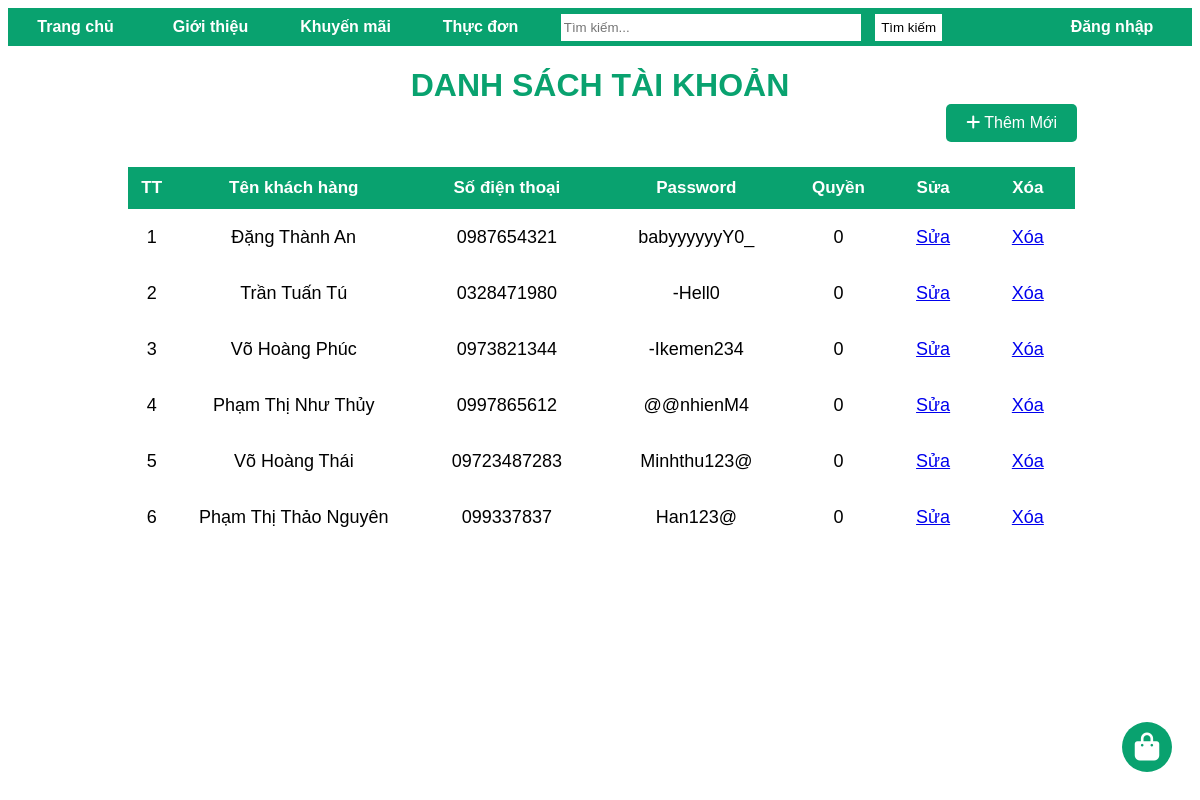
Screenshot of /page/danhsachtaikhoan.php with the database file from the repository.
### tables this page shows
CREATE TABLE `khachhang` (
  `makh` int(11) NOT NULL,
  `tenkh` varchar(40) NOT NULL,
  `diachi` varchar(40) NOT NULL,
  `sdt` varchar(20) NOT NULL
);

CREATE TABLE `taikhoan` (
  `sdt` varchar(20) NOT NULL,
  `pass` varchar(20) NOT NULL,
  `quyen` int(5) NOT NULL
);

### page/danhsachtaikhoan.php (the view, shortened to what this page needs)
<?php
    include "homechinh.php";
    require_once 'connect.php';
?>
<!DOCTYPE html>
<html lang="en">
<head>
    <link href="https://cdnjs.cloudflare.com/ajax/libs/font-awesome/6.0.0-beta3/css/all.min.css" rel="stylesheet">
</head>
<body>
    <?php
        $sql = "
            SELECT taikhoan.sdt, taikhoan.pass, taikhoan.quyen, khachhang.tenkh
            FROM taikhoan
            INNER JOIN khachhang ON taikhoan.sdt = khachhang.sdt
        ";
        $query=mysqli_query($conn,$sql);
    ?>
    <h1 style="color:rgb(9, 162, 111);text-align: center;margin-bottom:0px;">DANH SÁCH TÀI KHOẢN</h1>
    <div class="container">
        <a href="index.php?page_layout=themtaikhoan" class="btn">
            <i class="fa-solid fa-plus"></i> Thêm Mới
        </a>
    </div>
    <table style="width:80%;margin-left:120px;">
        <tr>
            <th style="width:5%">TT</th>
            <th style="width:25%">Tên khách hàng</th>
            <th style="width:20%">Số điện thoại</th>
            <th style="width:20%">Password</th>
            <th>Quyền</th>
            <th style="width:10%">Sửa</th>
            <th style="width:10%">Xóa</th>
        </tr>
        <?php
            $i = 1;
            while($row = mysqli_fetch_assoc($query)) {  ?>
                <tr>
                    <td><?php echo $i++; ?></td>
                    <td><?php echo $row['tenkh']; ?></td>
                    <td><?php echo $row['sdt']; ?></td>
                    <td><?php echo $row['pass']; ?></td>
                    <td><?php echo $row['quyen']; ?></td>
                    <td>
                    <a href="index.php?page_layout=suataikhoan&sdt=<?php echo $row['sdt']; ?>">Sửa</a>
                    </td>
                    <td>
                    <a href="index.php?page_layout=xoataikhoan&sdt=<?php echo $row['sdt']; ?>" onclick="return Del('<?php echo $row['sdt']; ?>');">Xóa</a>
                    </td>
                </tr>
        <?php } ?>
    </table>
</body>

### css/headerchinh2.css (style rules this page uses)
* { font-family: Helvetica; }
.container { max-width: 100%; height: 37px; margin: 0px; }
table { margin-top: 10px; border-spacing: 15px; margin-left: 45px; text-align: justify; }
th { text-align: left; font-size: 20px; }
td { font-size: 18px; text-align: left justify; line-height: 1.5; vertical-align: top; }

### page/danhsachtaikhoan.php (style rules this page uses)
* { font-family: Helvetica; }
table,th,td { border-collapse:collapse; }
th { height:40px; background-color:rgb(9, 162, 111); color:white; font-size:17px; text-align:center; }
td { height:40px; text-align:center; }
td { padding-top:15px; }
.btn { display: inline-block; padding: 10px 20px; background-color: rgb(9, 162, 111); color: white; text-decoration: none; border-radius: 5px; transition: background-color 0.3s; font-family: Helvetica; margin-bottom: 15px; margin-right:115px; }
.container { display: flex; justify-content: flex-end; align-items: center; height: 100%; }

### rows the page displays
khachhang: tenkh "Đặng Thành An", sdt.sdt "0987654321", sdt.pass "babyyyyyyY0_", sdt.quyen "0"
khachhang: tenkh "Trần Tuấn Tú", sdt.sdt "0328471980", sdt.pass "-Hell0", sdt.quyen "0"
khachhang: tenkh "Võ Hoàng Phúc", sdt.sdt "0973821344", sdt.pass "-Ikemen234", sdt.quyen "0"
khachhang: tenkh "Phạm Thị Như Thủy", sdt.sdt "0997865612", sdt.pass "@@nhienM4", sdt.quyen "0"
khachhang: tenkh "Võ Hoàng Thái", sdt.sdt "09723487283", sdt.pass "Minhthu123@", sdt.quyen "0"
khachhang: tenkh "Phạm Thị Thảo Nguyên", sdt.sdt "099337837", sdt.pass "Han123@", sdt.quyen "0"
